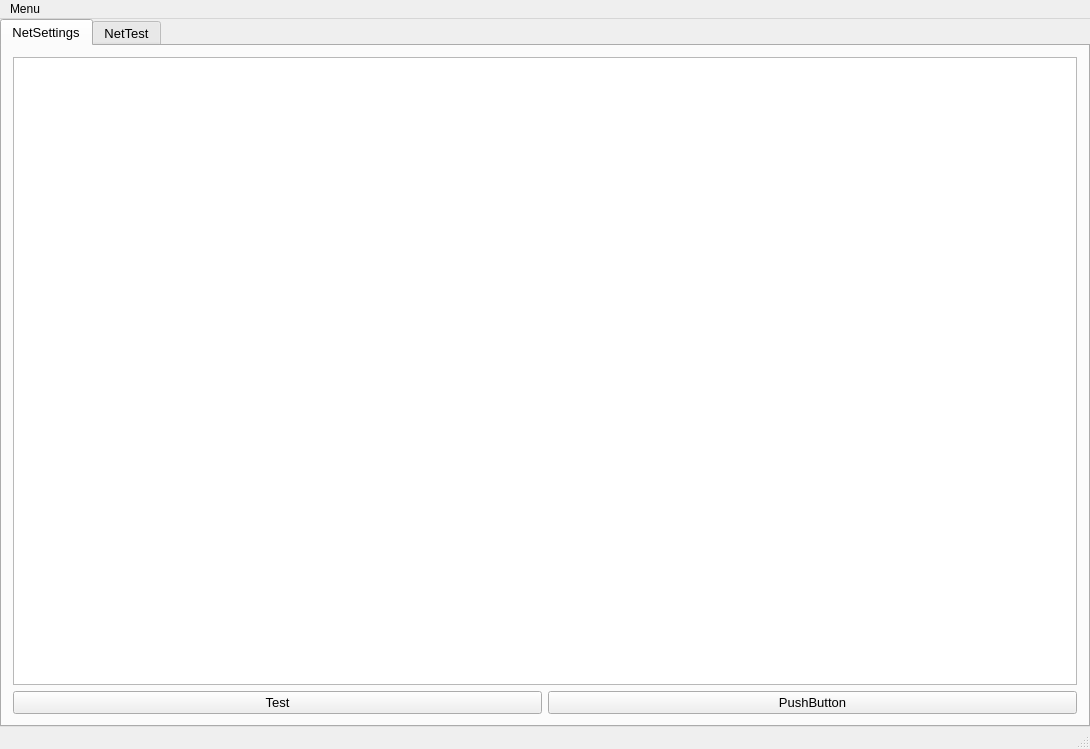
<?xml version="1.0" encoding="UTF-8"?>
<ui version="4.0">
 <class>NeuNetClass</class>
 <widget class="QMainWindow" name="NeuNetClass">
  <property name="geometry">
   <rect>
    <x>0</x>
    <y>0</y>
    <width>1090</width>
    <height>749</height>
   </rect>
  </property>
  <property name="windowTitle">
   <string>NeuNet</string>
  </property>
  <widget class="QWidget" name="centralWidget">
   <layout class="QGridLayout" name="gridLayout">
    <property name="leftMargin">
     <number>0</number>
    </property>
    <property name="topMargin">
     <number>0</number>
    </property>
    <property name="rightMargin">
     <number>0</number>
    </property>
    <property name="bottomMargin">
     <number>0</number>
    </property>
    <property name="spacing">
     <number>0</number>
    </property>
    <item row="0" column="0">
     <layout class="QVBoxLayout" name="verticalLayout">
      <property name="sizeConstraint">
       <enum>QLayout::SetMinimumSize</enum>
      </property>
      <property name="leftMargin">
       <number>0</number>
      </property>
      <property name="topMargin">
       <number>0</number>
      </property>
      <item>
       <widget class="QTabWidget" name="tabWidget">
        <property name="sizePolicy">
         <sizepolicy hsizetype="Minimum" vsizetype="Preferred">
          <horstretch>0</horstretch>
          <verstretch>0</verstretch>
         </sizepolicy>
        </property>
        <property name="font">
         <font>
          <pointsize>10</pointsize>
         </font>
        </property>
        <property name="layoutDirection">
         <enum>Qt::LeftToRight</enum>
        </property>
        <property name="autoFillBackground">
         <bool>true</bool>
        </property>
        <property name="tabShape">
         <enum>QTabWidget::Rounded</enum>
        </property>
        <property name="currentIndex">
         <number>0</number>
        </property>
        <widget class="QWidget" name="tab">
         <attribute name="title">
          <string>NetSettings</string>
         </attribute>
         <layout class="QGridLayout" name="gridLayout_2">
          <item row="1" column="1">
           <widget class="QPushButton" name="pushButton">
            <property name="text">
             <string>PushButton</string>
            </property>
           </widget>
          </item>
          <item row="1" column="0">
           <widget class="QPushButton" name="pushButton_2">
            <property name="text">
             <string>Test</string>
            </property>
           </widget>
          </item>
          <item row="0" column="0" colspan="2">
           <widget class="QTextEdit" name="textEdit">
            <property name="enabled">
             <bool>true</bool>
            </property>
            <property name="font">
             <font>
              <family>Source Code Pro</family>
              <stylestrategy>PreferAntialias</stylestrategy>
             </font>
            </property>
           </widget>
          </item>
         </layout>
        </widget>
        <widget class="QWidget" name="tab_2">
         <attribute name="title">
          <string>NetTest</string>
         </attribute>
        </widget>
       </widget>
      </item>
     </layout>
    </item>
   </layout>
  </widget>
  <widget class="QMenuBar" name="menuBar">
   <property name="geometry">
    <rect>
     <x>0</x>
     <y>0</y>
     <width>1090</width>
     <height>21</height>
    </rect>
   </property>
   <widget class="QMenu" name="menuMenu">
    <property name="title">
     <string>Menu</string>
    </property>
    <addaction name="actionSave"/>
   </widget>
   <addaction name="menuMenu"/>
  </widget>
  <widget class="QStatusBar" name="statusBar"/>
  <action name="actionSave">
   <property name="text">
    <string>Save</string>
   </property>
  </action>
 </widget>
 <layoutdefault spacing="6" margin="11"/>
 <resources/>
 <connections/>
</ui>
